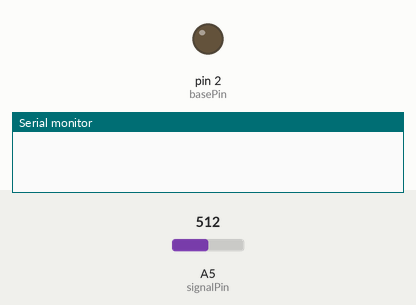
Simulated run of this sketch. Board: Arduino Uno, built with avr-gcc and run on an emulated ATmega328P. Parts: output pins drawn as LEDs (lit = HIGH), the last lines printed to the serial monitor. The test bench sets the inputs (shaded band); at power-on: A5 (signalPin) = 512. Pins used as bus, display or sensor lines are not drawn.

Above: at 0.1 s.
At 1.1 s:
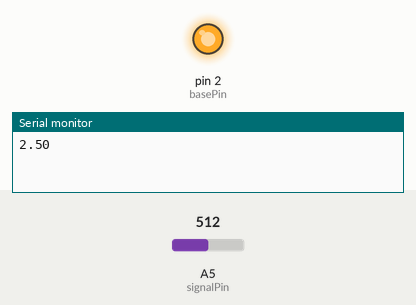
Timing chart, 0 to 2.6 s (numbered marks = the images above):
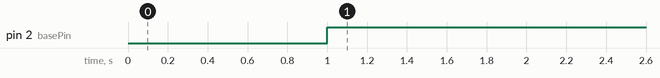

Measured:
- by itself, pin 2 (basePin): LOW → HIGH at 1.0 s

The sketch:

TransistorTest.ino
```cpp
/*
  Transistor basics -- Yousif Al Khaboori

    Components used:
    * Arduino UNO
    * Analog Water Sensor
    * NPN Transistor PN2222
    * 1k ohm resistor
    * LED
    * 200 ohm resistor

    This is a modified version of my AnalogWaterSensor file. I added a transistor that turns on an LED. I didn't know how to test the transistor's base threshold (I assume it's 0.7V) since I
    lack some equipment like a multimeter. I tried using the water sensor's signal pin since it outputs a variable voltage from 0V to 1V (Not sure why it only goes to 1V), but the transistor wouldn't budge for some reason.
    This program is basically me coping with that fact by finding the voltage from the water sensor myself, and when the voltage reaches 0.7, the Arduino sends a signal to the base of the transistor to turn on.

    TL;DR Transistorception


    */


//Pins
#define signalPin A5
#define powerPin 7
#define basePin 2

void setup() {
  // put your setup code here, to run once:
  Serial.begin(9600);
  pinMode(powerPin, OUTPUT);
  pinMode(basePin, OUTPUT);
  digitalWrite(basePin, LOW);
}

void loop() {
  // put your main code here, to run repeatedly:

  // Every 1 second, the arduino sents an electric current
  digitalWrite(powerPin, LOW);
  delay(1000);
  digitalWrite(powerPin, HIGH);

  //The sensor reads how much water is on it
  int value = analogRead(signalPin);
  double voltage = value * (5.0 / 1023.0); //converts the analog value into voltage (the Arduino UNO uses a 10-bit ADC so it goes from 0-1023)
  Serial.println(voltage); //Testing purposes

  //The coping method
  if(voltage >= 0.70){
    digitalWrite(basePin, HIGH);
  }
  else{
      digitalWrite(basePin, LOW);

  }


}
```
